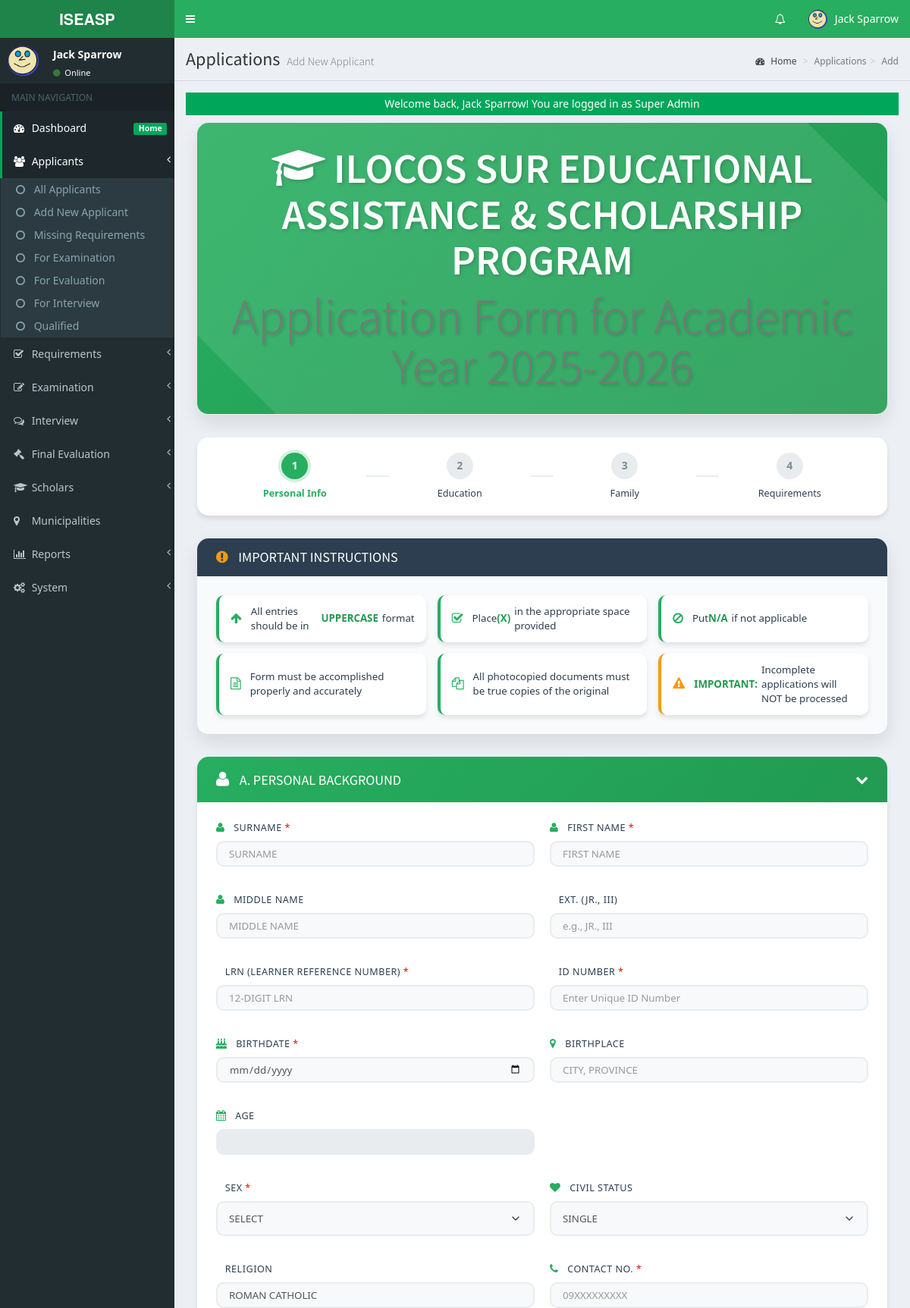
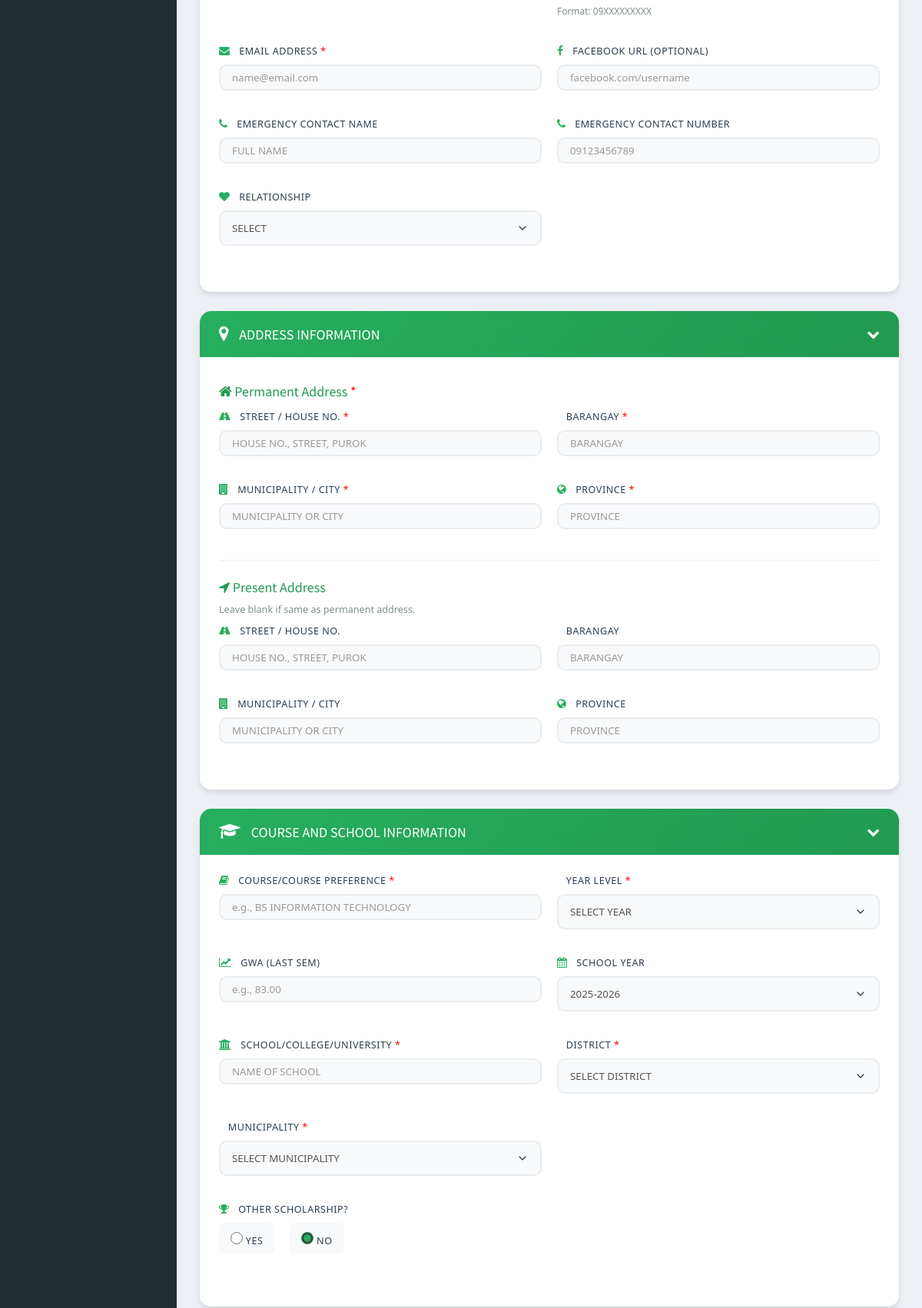
The page /admin/applications/index.php?view=add (signed in, upper part) on the database its author committed (2 pictures, top to bottom).
### tables this page shows
CREATE TABLE `tblusers` (
  `USERID` int(11) NOT NULL AUTO_INCREMENT,
  `FULLNAME` varchar(150) NOT NULL,
  `USERNAME` varchar(100) NOT NULL,
  `PASS` varchar(255) NOT NULL,
  `ROLE` enum('Super Admin','Admin','Evaluator','Staff') DEFAULT 'Admin',
  `PICLOCATION` varchar(255) DEFAULT NULL,
  `EMAIL` varchar(150) DEFAULT NULL,
  `DATECREATED` datetime DEFAULT current_timestamp(),
  `LAST_LOGIN` datetime DEFAULT NULL,
  `LAST_ACTIVITY` datetime DEFAULT NULL,
  `IP_ADDRESS` varchar(45) DEFAULT NULL,
  PRIMARY KEY (`USERID`),
  UNIQUE KEY `USERNAME` (`USERNAME`),
  KEY `idx_username` (`USERNAME`),
  KEY `idx_role` (`ROLE`)
);

### admin/applications/add.php (the view, shortened to what the rows shown need)
<div class="container-fluid">
    <div class="page-header">
        <h1>
            <i class="fa fa-graduation-cap"></i> ILOCOS SUR EDUCATIONAL ASSISTANCE & SCHOLARSHIP PROGRAM
            <small>Application Form for Academic Year 2025-2026</small>
        </h1>
    </div>
</div>

### admin/theme/templates.php (shortened to what the rows shown need)
<!DOCTYPE html>
<html>
<head>
    <link rel="stylesheet" href="<?php echo web_root;?>bootstrap/css/bootstrap.min.css">
    <link rel="stylesheet" href="<?php echo web_root;?>plugins/font-awesome/css/font-awesome.min.css">
    <link rel="stylesheet" href="<?php echo web_root;?>dist/css/AdminLTE.min.css">
    <link rel="stylesheet" href="<?php echo web_root;?>dist/css/skins/_all-skins.min.css">
    <link rel="stylesheet" href="<?php echo web_root;?>plugins/iCheck/flat/blue.css">
    <link rel="stylesheet" href="<?php echo web_root;?>plugins/datatables/dataTables.bootstrap.css">
    <link rel="stylesheet" href="<?php echo web_root;?>plugins/datepicker/datepicker3.css">
    <link rel="stylesheet" href="<?php echo web_root;?>plugins/daterangepicker/daterangepicker-bs3.css">
    <link rel="stylesheet" href="<?php echo web_root;?>plugins/bootstrap-wysihtml5/bootstrap3-wysihtml5.min.css">
</head>
<body class="hold-transition skin-green fixed sidebar-mini">
    <div class="wrapper">
        <header class="main-header">
            <nav class="navbar navbar-static-top" role="navigation">
                <div class="navbar-custom-menu">
                    <ul class="nav navbar-nav">
                        <?php
                        $user = New User();
                        $singleuser = $user->single_user($_SESSION['ADMIN_USERID']);
                        ?>
                        <li class="dropdown user user-menu">
                            <a href="#" class="dropdown-toggle" data-toggle="dropdown">
                                <img src="<?php echo web_root.'admin/user/photos/'. $singleuser->PICLOCATION;?>" class="user-image" alt="User Image">
                                <span class="hidden-xs"><?php echo $singleuser->FULLNAME; ?></span>
                            </a>
                        </li>
                    </ul>
                </div>
            </nav>
        </header>
        <aside class="main-sidebar">
            <section class="sidebar">
                <div class="user-panel">
                    <div class="pull-left image">
                        <img src="<?php echo web_root.'admin/user/photos/'. $singleuser->PICLOCATION;?>" class="img-circle" alt="User Image"  style="height: 40px;">
                    </div>
                    <div class="pull-left info">
                        <p><?php echo $singleuser->FULLNAME; ?></p>
                        <a href="#"><i class="fa fa-circle text-success"></i> Online</a>
                    </div>
                </div>
            </section>
        </aside>
        <div class="content-wrapper">
            <section class="content-header">
                <h1>
                    <?php echo isset($title) ? $title : 'Dashboard'; ?>
                    <small><?php echo isset($subtitle) ? $subtitle : 'Control Panel'; ?></small>
                </h1>
            </section>
            <section class="content">
                <?php
                if (isset($content) && file_exists($content)) {
                    require_once $content;
                } else {
                    echo '<div class="alert alert-danger">Content file not found!</div>';
                }
                ?>
            </section>
        </div>
    </div>
</body>
</html>

### rows shown on the page
tblusers: PICLOCATION (picture), FULLNAME "Jack Sparrow"

### other values the page prints
$title "Applications"
$subtitle "Add New Applicant"
str_replace('_', ' ', $_GET['view']) "Add"
$_SESSION['message'] "Welcome back, Jack Sparrow! You are logged in as Super Admin"
